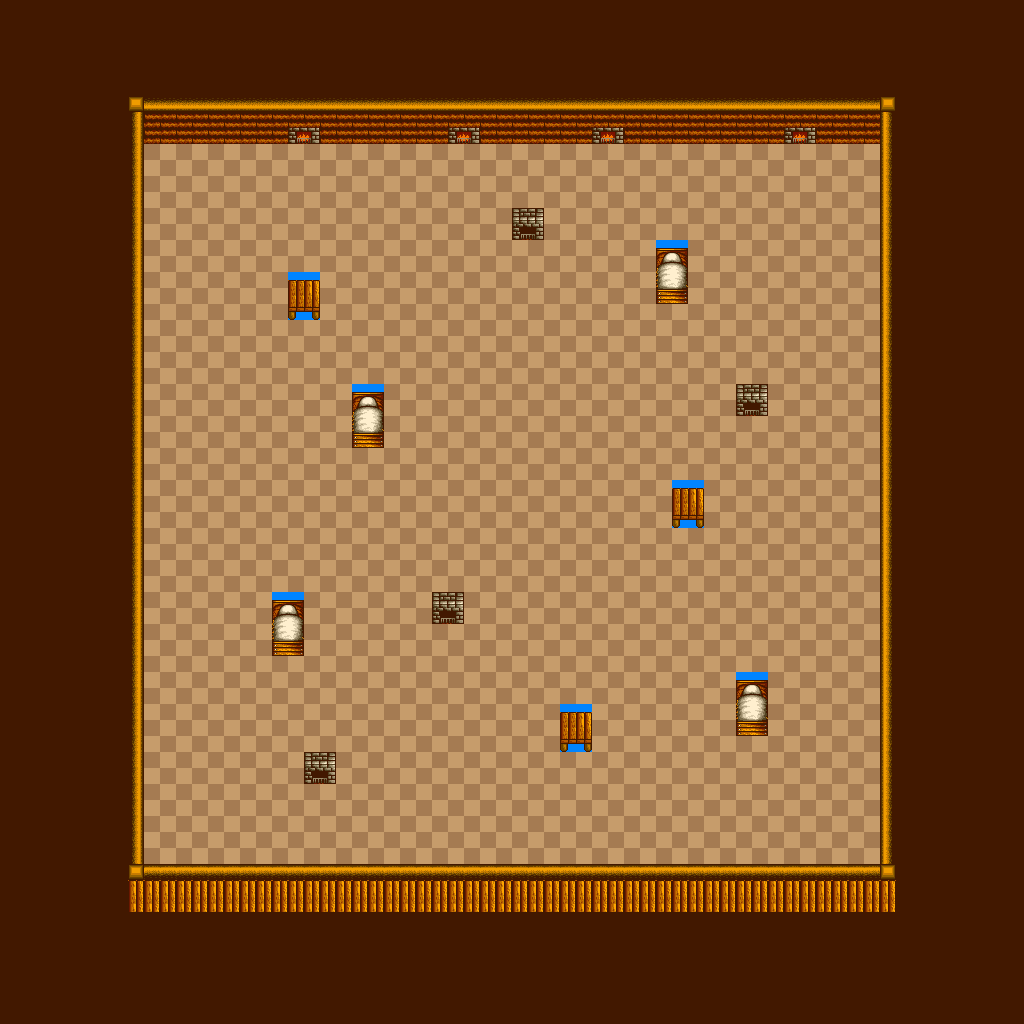

Below is a game level as drawn by its tile map, then a one-line description and the .tmx that defines it (tile-layer data replaced by summaries):
An orthogonal 64x64 tile map with 16x16 px tiles, 2 tile layers (Background, Obstacle).

<map version="1.2" tiledversion="1.2.1" orientation="orthogonal" renderorder="left-up" width="64" height="64" tilewidth="16" tileheight="16" infinite="0" nextlayerid="5" nextobjectid="1">
 <tileset firstgid="1" source="Tesss.tsx" />
 <layer id="2" name="Background" width="64" height="64">
  <data>[4096 cells, 4096 non-empty, 17 distinct tile ids]</data>
 </layer>
 <layer id="3" name="Obstacle" width="64" height="64">
  <data>[4096 cells, 74 non-empty, 20 distinct tile ids]</data>
 </layer>
</map>